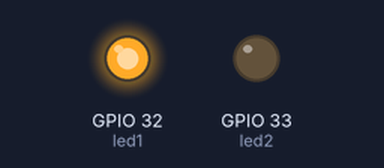
Simulated run of this sketch. Board: ESP32. On the bench: output pins drawn as LEDs (lit = HIGH).

Above: at 0.5 s.
At 2.5 s:
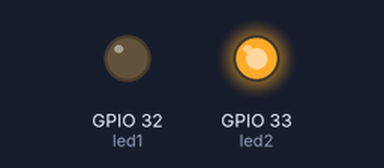
At 3.5 s:
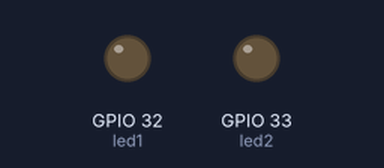
Timing chart, 0 to 5.2 s (numbered marks = the images above):
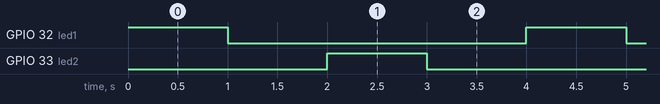

Measured:
- by itself, GPIO 32 (led1), GPIO 33 (led2): alternates HIGH for 1.0 s and LOW for 3.0 s
- by itself, everything shown: repeats every 4.0 s, in 4 steps

The sketch:

gpio_32_33.ino
```cpp
/*
 Blinklicht ;-)
 */

int led1 = 32;           // GPIO Pin 7 and 10
int led2 = 33;

// the setup routine runs once when you press reset:
void setup() {
  pinMode(led1, OUTPUT);
  pinMode(led2, OUTPUT);
;}

// the loop routine runs over and over again forever:
void loop() {
  digitalWrite(led1, HIGH);
  delay(1000);
  digitalWrite(led1, LOW);
  delay(1000);
  digitalWrite(led2, HIGH);
  delay(1000);
  digitalWrite(led2, LOW);
  delay(1000);
}
```
